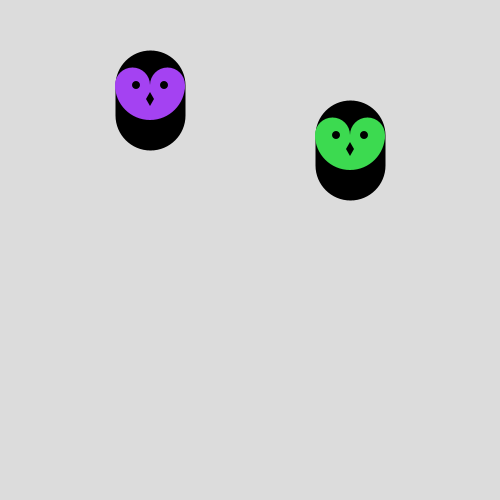
Frame 1 (no input)
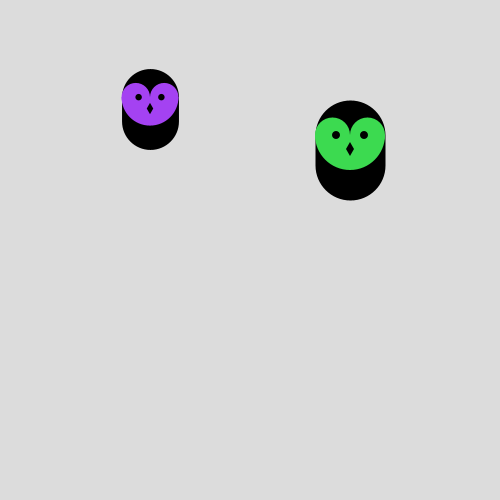
Frame 60 (the mouse pressed at the canvas centre just before this capture)
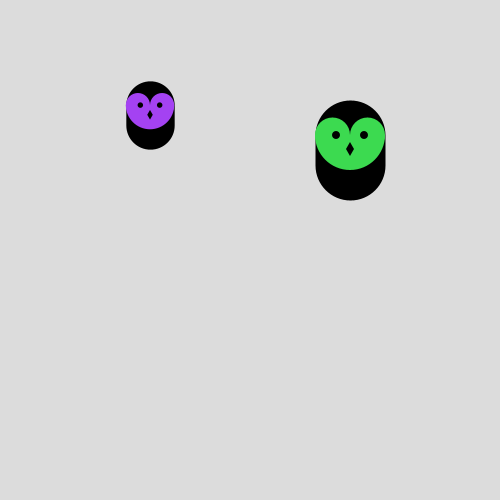
Frame 120 (the mouse held since frame 60 and released just before this capture)

The Processing sketch that drew these frames (run headless with seeded random() and noise(); from frame 60 on, the mouse is pressed at the canvas centre):

// Processing sketch: processing_142376
// ── processing_142376.pde

public class Owl{
   
  //Constructor
  public Owl(String name )
  {
    print("Making an owl named: "+name);
    owlColor = color(random(255), random(255), random(255));
    scale = 1;
    position = new PVector(250, 250);
  }
  
  private String name;
  private color owlColor;
  public float scale;
  public PVector position;
  
  public void changeColor()
  {
    owlColor = color(random(255), random(255), random(255));
  }
  public void changeColor(float r, float g, float b)
  {
    owlColor = color(r,g,b);
  }
  
  
//created function
  public void display()
  {
    
    pushMatrix();
       
    translate(position.x, position.y);
    scale(scale);
    stroke(0);
    //thickness of the line
    strokeWeight(70);
    //body of owl
    line(0, -35, 0, -65);
    //stroke now turned off
    noStroke();
    //left eye dome
    //random fill on left eye dome
    fill(owlColor);
    ellipse(-17.5, -65, 35, 35);
    //right eye dome
    //random fill on right eye dome
    fill(owlColor);
    ellipse(17.5, -65, 35, 35);
    //chin and random fill
    fill(owlColor);
    arc(0, -65, 70, 70, 0, PI);
    //black fill
    fill(0);
    //left eye
    ellipse(-14, -65, 8, 8);
    //right eye
    ellipse(14, -65, 8, 8);
    //beak
    fill(0);
    quad(0, -58, 4, -51, 0, -44, -4, -51);
    
    popMatrix();
    
  }
  
}

Owl hedwig;
Owl jobe;

void setup(){
  
  size(500,500);
  background(255);
  smooth();
  
  hedwig = new Owl("Hedwig");
  jobe   = new Owl("Jobe");
  
  hedwig.position = new PVector(150, 150);
  jobe.position = new PVector(350, 200);
  
}


void draw(){
  
  background(color(220));
  
  hedwig.display();
  jobe.display();
  
  hedwig.scale = map( sin(frameCount*.1), -1, 1, .5, 1.5 );
  
}


void keyPressed(){
  if( key == 'A' )
    hedwig.changeColor();
  if( key == 'S' )
    jobe.changeColor();
}
